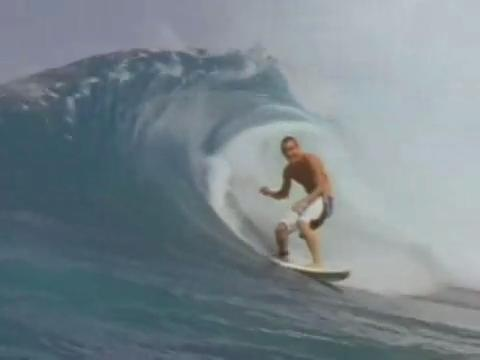
#> input picture Data/test5/0005.jpg, 480 x 360 px; its folder holds only this picture in this run
$ python Main.py
#> lines starting #> are read from the running program, lines starting #| are printed output that depends on the picture
import numpy as np
import matplotlib.pyplot as plt
import cv2
import os
from skimage.filters import window
from skimage.transform import AffineTransform, warp
import glob

class MOSSE:
    '''
        - Preprocessing step is performed on every frame of the video before
        initialization or tracking(before using MOSSE Filter).

    '''
    def __init__(self):
        self.template = []
        self.trackingWindow = []
        self.bBox_Pose = []
        self.Ai = 0
        self.Bi = 0

    # crop the target object from an input image and return the croped template
    def CreateTemplate(self, inputImage):
        '''
        Parameters
        ----------
        inputImage : color image (frame from video )
            input image frame extracted from video to crop a template from
        Returns
        -------
        template : cropped Image
            croped image of the object we want to track.

        bBox_Pose: croped ROI rectangle coordinates
        '''

        # croped ROI rectangle coordinates
        bBox_Pose = cv2.selectROI('test', inputImage, showCrosshair = True)
        bBox_Pose = np.array(bBox_Pose).astype(np.int64)

        self.template = inputImage[int(bBox_Pose[1]):int(bBox_Pose[1]+bBox_Pose[3]),
                              int(bBox_Pose[0]):int(bBox_Pose[0]+bBox_Pose[2])]

        return self.template, bBox_Pose

    # return the 4 point poistions of the croped template w.r.t the input image
    def getCropedTemplate4Points(self, inputImage):
        bBox = cv2.selectROI('test', inputImage, showCrosshair = True)
        return bBox

    # Log transformation
    # log function is used to enhance low contrast regions
    # and provides more edges for the tracker
    # [16 lines left out: functions logTransformTemplate, Normalize, not called in this run]

    # Apply cosine window to minimize the edge effect in the template
    # during tracking
    def CosWindow(self, template):
        cosImage = template * window('hann', template.shape)
        return cosImage


   # Frequency Domain (DFT)
    # [15 lines left out: functions FrequencyDomainTransform, Affine, not called in this run]
    #....................................................................

    '''
    # Find A gaussian peak image using the input image and the template where
    # the target object is centered in the image.
    '''
    # [20 lines left out: function findSynthaticGaussianPeak, not called in this run]

    #.............. Create the dataset..................................
    '''
    template: croped image of the target object.
    templateF: the template in frequency domain.
    g: the gussian peak image.
    G: g in frequency domain.
    '''
    #.....................................................................

    def ceateDataSet(self, frame):
        #a,b,c,d = self.getCropedTemplate4Points(frame) # coordinates of croped template
        # input template (object in center ) with log transformation added.

        template, bBox_Pose = self.CreateTemplate(frame)
        # gaussian peak centered template
        g = self.findSynthaticGaussianPeak(frame, bBox_Pose)
        # frequency domain gaussian template
        G = self.FrequencyDomainTransform(g)

        # input template frequency domain
        templateFreq = self.FrequencyDomainTransform(template)
        #templateFreq = np.fft.fft2(template)
        # get template 4 point positions (x, x+x0, y, y+y0)
        return template,templateFreq, g, G, bBox_Pose

    #.......................................................................

    # PSR Filter evaluation
    def FindPSR(self, peakresponse, maxVal):
        PSR = (maxVal - np.mean(peakresponse)) / np.std(peakresponse)
        return PSR

    # [84 lines left out: functions updateTrackingWindow, InitializeMOSSE, not called in this run]

    # read frames
    def readFrames(self,path):
        images = []
        for filename in os.listdir(path):
            images.append(os.path.join(path,filename))
        return images


    def trackFrames(self, path, iteration = 9, learningRate = 0.125, reg = 0.1):
        '''
        Parameters
        ----------
        path : String
            Path of the data(frames).
        iteration : number
            number of iteration use for training.
        learningRate : number
            allows the filter to quickly adapt to appearance changes while
            still maintaining a robust filter (from the paper),
            ranges from [0.01,0.15].
        reg : number
            Filter Regularizer.

        Returns
        -------
        None.

        '''
#> called with path = './Data/test5', iteration = 9, learningRate = 0.125, reg = 0.15
        # list of frames
        listOfFrames = self.readFrames(path)
        # sort the list of frames
        listOfFrames = sorted(listOfFrames)

        # PSR Evaluation
        listFramesPSR = []

        # Iterate over all the frames in the input video
        for i in range(len(listOfFrames)):

            # read the current frame
            curr_frame = listOfFrames[i]
            curr_frame = cv2.imread(curr_frame)
#> curr_frame is the input picture: shape (360, 480, 3); mean B, G, R 139.4, 132.5, 119.9

            # convert to gray
            curr_frame_gray = cv2.cvtColor(curr_frame, cv2.COLOR_BGR2GRAY)
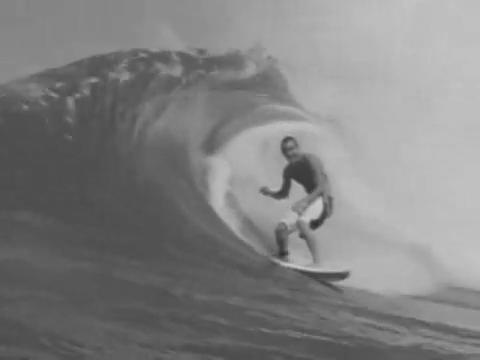
#> curr_frame_gray: shape (360, 480); min 46, max 201, mean 129.5

            # in the first frame, the tracking window will be in the same position
            # as the croped template.
            # Initialize the filter in the first frame.
            if i == 0:
                # create the training data. extract template, gaussian peak.
                # In time(template,g) and frequency domain(templateF,G)
                template,templateF,g,G, bBox_Pose_initial = self.ceateDataSet(curr_frame_gray)

                # current frame tracking window coordinates, create a copy that will be updated,
                self.bBox_Pose_copy = bBox_Pose_initial.copy()

                self.trackingWindow = np.array([bBox_Pose_initial[0],
                                  bBox_Pose_initial[1],
                                  bBox_Pose_initial[0]+bBox_Pose_initial[2],
                                  bBox_Pose_initial[1]+bBox_Pose_initial[3]]).astype(np.int64)

                #initialize the filter(using only the first frame).
                # Eq5 in the paper.
                self.Ai,self.Bi = self.InitializeMOSSE(template, G, bBox_Pose_initial,
                                                       iteration=iteration,
                                                       learning_Rate = learningRate)

            else:

                # Filter which will be updated in each frame
                Hi = self.Ai/(self.Bi + reg)

                # Draw a rectangle bounding box in the current frame which
                # follows the moving target(by updating the tracking window)
                curr_template = curr_frame_gray[self.trackingWindow[1]:self.trackingWindow[3],
                                    self.trackingWindow[0]:self.trackingWindow[2]]

                '''preprocessing methods here'''
                curr_template = cv2.resize(curr_template, (self.bBox_Pose_copy[2], self.bBox_Pose_copy[3]))
                curr_template = self.logTransformTemplate(curr_template)
                curr_template = self.Normalize(curr_template)
                curr_template = self.CosWindow(curr_template)
                curr_templateF = self.FrequencyDomainTransform(curr_template)


                # The multiplication of the updated Filter H conjugate and curr_templateF
                # results in a peak image (G) which indicates the new location
                # of the target object.we are going to call it newObjLoction_G
                newObjLoction_G = np.conjugate(Hi) * curr_templateF


                # find the position where the peak is, the center(where we will find the target object)
                max_value = np.max(newObjLoction_G)
                max_pos = np.where(newObjLoction_G == max_value)

                # PSR evaluation
                PSR = self.FindPSR(newObjLoction_G, max_value)
                '''
                if i < 50:
                    listFramesPSR.append([i, PSR])
                if i == 50:
                    listFramesPSR = np.asarray(listFramesPSR)
                    plt.plot(listFramesPSR[:,0], listFramesPSR[:,1])
                    plt.title('PSR Evaluation, tested with 0.125 LR and 0.01 regularizer ')
                    plt.xlabel('Frames')
                    plt.ylabel('PSR values')
                    plt.show()
                '''
                # Find the object change in x and y in the next frame
                changeIn_X = int(np.mean(max_pos[0]) - (newObjLoction_G.shape[0] * 0.5))
                changeIn_Y = int(np.mean(max_pos[1]) - (newObjLoction_G.shape[1] * 0.5))

                # update the position...
                self.bBox_Pose_copy[0] = self.bBox_Pose_copy[0] + changeIn_X
                self.bBox_Pose_copy[1] = self.bBox_Pose_copy[1] + changeIn_Y

                # update the tracking window with the new position
                self.trackingWindow = self.updateTrackingWindow(self.trackingWindow,
                                                                self.bBox_Pose_copy)


                # get the current template with the updated tracking winow..
                curr_template = curr_frame_gray[self.trackingWindow[1]:self.trackingWindow[3],
                                    self.trackingWindow[0]:self.trackingWindow[2]]

                # Update A, B
                self.Ai,self.Bi = self.InitializeMOSSE(curr_template, G, bBox_Pose_initial,
                                                       iteration=0, learning_Rate= learningRate, initFlag=1, A_i=self.Ai, B_i= self.Bi, currTemplate=curr_template )

            # Visulize the updated tracking window
            cv2.rectangle(curr_frame, (self.trackingWindow[0], self.trackingWindow[1]),
                       (self.trackingWindow[2], self.trackingWindow[3]), (255, 0, 0), 2)
            cv2.imshow('test', curr_frame)
            cv2.waitKey(100)


#................................Test.......................................

start = MOSSE()
# test data 1 with images
# your data path
path = './Data/test5'

#> (the run stopped early here; a loop or call above may not have finished)

$ run again, on Data/test5/0023.jpg
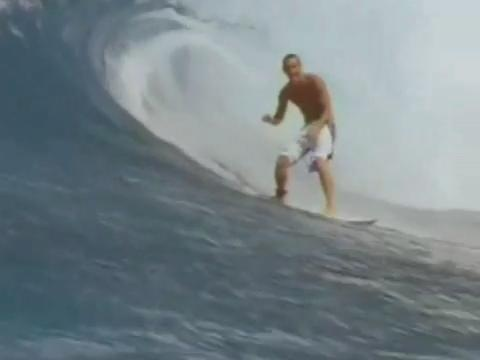
#> input picture Data/test5/0023.jpg, 480 x 360 px
#> in trackFrames, curr_frame is the input picture: shape (360, 480, 3); mean B, G, R 137, 131.9, 119.5
#> in trackFrames, `curr_frame_gray = cv2.cvtColor(curr_frame, cv2.COLOR_BGR2GRAY)`:
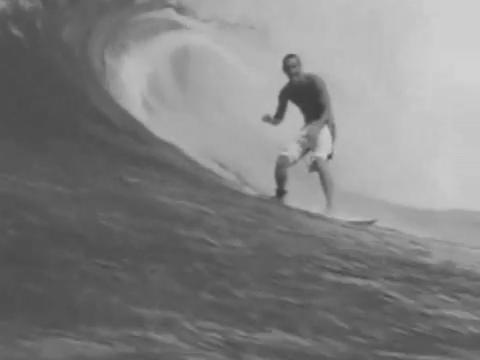
#> curr_frame_gray: shape (360, 480); min 56, max 210, mean 128.8

$ run again, on Data/test5/0028.jpg
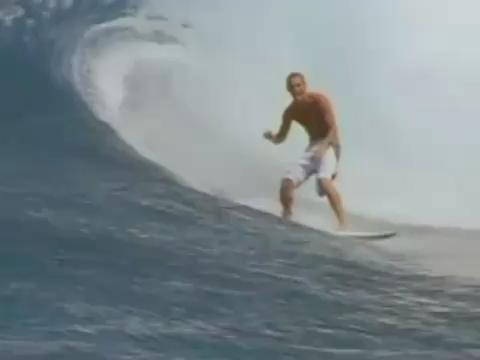
#> input picture Data/test5/0028.jpg, 480 x 360 px
#> in trackFrames, curr_frame is the input picture: shape (360, 480, 3); mean B, G, R 142.1, 137.6, 125.8
#> in trackFrames, `curr_frame_gray = cv2.cvtColor(curr_frame, cv2.COLOR_BGR2GRAY)`:
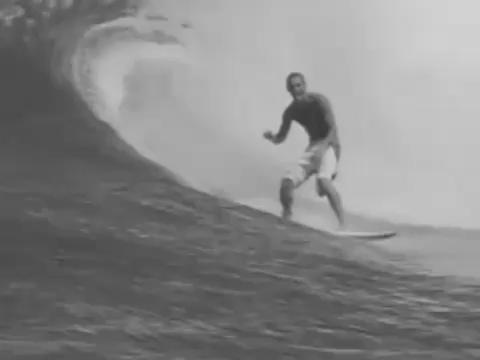
#> curr_frame_gray: shape (360, 480); min 54, max 210, mean 134.6

$ run again, on Data/test5/0010.jpg
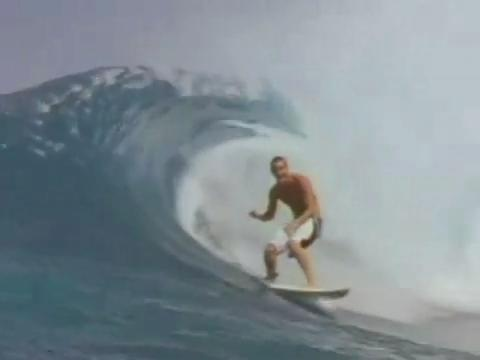
#> input picture Data/test5/0010.jpg, 480 x 360 px
#> in trackFrames, curr_frame is the input picture: shape (360, 480, 3); mean B, G, R 147.8, 141.2, 129.5
#> in trackFrames, `curr_frame_gray = cv2.cvtColor(curr_frame, cv2.COLOR_BGR2GRAY)`:
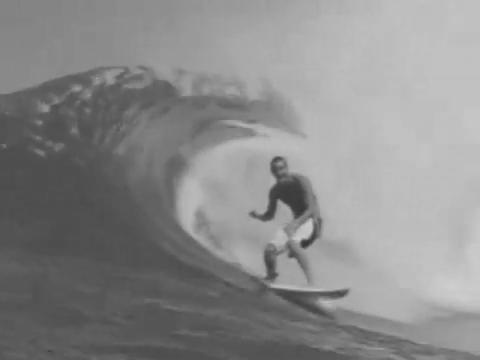
#> curr_frame_gray: shape (360, 480); min 52, max 207, mean 138.5
